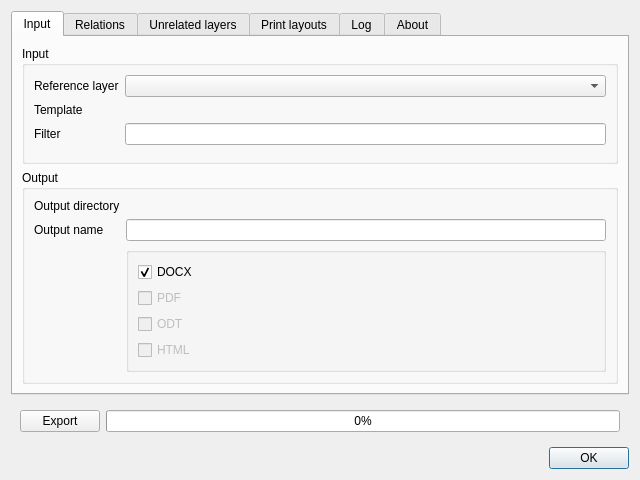
<?xml version="1.0" encoding="UTF-8"?>
<ui version="4.0">
 <class>Dialog</class>
 <widget class="QDialog" name="Dialog">
  <property name="geometry">
   <rect>
    <x>0</x>
    <y>0</y>
    <width>640</width>
    <height>480</height>
   </rect>
  </property>
  <property name="sizePolicy">
   <sizepolicy hsizetype="Preferred" vsizetype="Preferred">
    <horstretch>0</horstretch>
    <verstretch>0</verstretch>
   </sizepolicy>
  </property>
  <property name="minimumSize">
   <size>
    <width>640</width>
    <height>480</height>
   </size>
  </property>
  <property name="maximumSize">
   <size>
    <width>658</width>
    <height>527</height>
   </size>
  </property>
  <property name="windowTitle">
   <string>TPF Easy Reports</string>
  </property>
  <property name="windowOpacity">
   <double>1.000000000000000</double>
  </property>
  <layout class="QGridLayout" name="gridLayout">
   <item row="0" column="1">
    <widget class="QTabWidget" name="qtTabWidget">
     <property name="minimumSize">
      <size>
       <width>0</width>
       <height>0</height>
      </size>
     </property>
     <property name="maximumSize">
      <size>
       <width>16777215</width>
       <height>16777215</height>
      </size>
     </property>
     <property name="focusPolicy">
      <enum>Qt::TabFocus</enum>
     </property>
     <property name="autoFillBackground">
      <bool>false</bool>
     </property>
     <property name="tabShape">
      <enum>QTabWidget::Rounded</enum>
     </property>
     <property name="currentIndex">
      <number>0</number>
     </property>
     <widget class="QWidget" name="input">
      <attribute name="title">
       <string>Input</string>
      </attribute>
      <layout class="QVBoxLayout" name="verticalLayout">
       <item>
        <widget class="QGroupBox" name="groupBox_3">
         <property name="title">
          <string>Input</string>
         </property>
         <layout class="QFormLayout" name="formLayout">
          <item row="0" column="0">
           <widget class="QLabel" name="label">
            <property name="text">
             <string>Reference layer</string>
            </property>
           </widget>
          </item>
          <item row="0" column="1">
           <widget class="QComboBox" name="qtInputLayer">
            <property name="editable">
             <bool>false</bool>
            </property>
            <property name="placeholderText">
             <string/>
            </property>
            <property name="duplicatesEnabled">
             <bool>true</bool>
            </property>
           </widget>
          </item>
          <item row="1" column="0">
           <widget class="QLabel" name="label_2">
            <property name="text">
             <string>Template</string>
            </property>
           </widget>
          </item>
          <item row="1" column="1">
           <widget class="QgsFileWidget" name="qtQgsInputTemplate">
            <property name="fileWidgetButtonVisible">
             <bool>true</bool>
            </property>
            <property name="useLink">
             <bool>false</bool>
            </property>
            <property name="fullUrl">
             <bool>false</bool>
            </property>
            <property name="filter">
             <string>*.docx</string>
            </property>
            <property name="options">
             <set>QFileDialog::ReadOnly</set>
            </property>
           </widget>
          </item>
          <item row="2" column="0">
           <widget class="QLabel" name="label_3">
            <property name="text">
             <string>Filter</string>
            </property>
           </widget>
          </item>
          <item row="2" column="1">
           <widget class="QLineEdit" name="qtInputFilter">
            <property name="text">
             <string/>
            </property>
            <property name="clearButtonEnabled">
             <bool>true</bool>
            </property>
           </widget>
          </item>
         </layout>
        </widget>
       </item>
       <item>
        <widget class="QGroupBox" name="groupBox_4">
         <property name="title">
          <string>Output</string>
         </property>
         <layout class="QFormLayout" name="formLayout_2">
          <item row="0" column="0">
           <widget class="QLabel" name="label_4">
            <property name="text">
             <string>Output directory</string>
            </property>
           </widget>
          </item>
          <item row="0" column="1">
           <widget class="QgsFileWidget" name="qtQgsOutputDir">
            <property name="fileWidgetButtonVisible">
             <bool>true</bool>
            </property>
            <property name="useLink">
             <bool>false</bool>
            </property>
            <property name="fullUrl">
             <bool>false</bool>
            </property>
            <property name="dialogTitle">
             <string/>
            </property>
            <property name="storageMode">
             <enum>QgsFileWidget::GetDirectory</enum>
            </property>
           </widget>
          </item>
          <item row="2" column="1">
           <widget class="QGroupBox" name="groupBox_8">
            <property name="title">
             <string/>
            </property>
            <layout class="QVBoxLayout" name="verticalLayout_2">
             <item>
              <widget class="QCheckBox" name="qtOutputDocx">
               <property name="text">
                <string>DOCX</string>
               </property>
               <property name="checked">
                <bool>true</bool>
               </property>
              </widget>
             </item>
             <item>
              <widget class="QCheckBox" name="qtOutputPdf">
               <property name="enabled">
                <bool>false</bool>
               </property>
               <property name="text">
                <string>PDF</string>
               </property>
               <property name="checkable">
                <bool>true</bool>
               </property>
              </widget>
             </item>
             <item>
              <widget class="QCheckBox" name="qtOutputOdt">
               <property name="enabled">
                <bool>false</bool>
               </property>
               <property name="text">
                <string>ODT</string>
               </property>
              </widget>
             </item>
             <item>
              <widget class="QCheckBox" name="qtOutputHtml">
               <property name="enabled">
                <bool>false</bool>
               </property>
               <property name="text">
                <string>HTML</string>
               </property>
              </widget>
             </item>
            </layout>
           </widget>
          </item>
          <item row="1" column="1">
           <widget class="QLineEdit" name="qtOutputName"/>
          </item>
          <item row="1" column="0">
           <widget class="QLabel" name="label_7">
            <property name="text">
             <string>Output name</string>
            </property>
           </widget>
          </item>
         </layout>
        </widget>
       </item>
      </layout>
     </widget>
     <widget class="QWidget" name="relations">
      <attribute name="title">
       <string>Relations</string>
      </attribute>
      <layout class="QGridLayout" name="gridLayout_2">
       <item row="0" column="0">
        <widget class="QGroupBox" name="groupBox">
         <property name="enabled">
          <bool>true</bool>
         </property>
         <property name="title">
          <string>Layer is parent of</string>
         </property>
         <property name="checkable">
          <bool>false</bool>
         </property>
         <property name="checked">
          <bool>false</bool>
         </property>
         <layout class="QGridLayout" name="gridLayout_3">
          <item row="0" column="0">
           <widget class="QListWidget" name="qtParentList">
            <property name="selectionMode">
             <enum>QAbstractItemView::ExtendedSelection</enum>
            </property>
           </widget>
          </item>
         </layout>
        </widget>
       </item>
       <item row="0" column="1">
        <widget class="QGroupBox" name="groupBox_2">
         <property name="title">
          <string>Layer is child of</string>
         </property>
         <layout class="QGridLayout" name="gridLayout_4">
          <item row="0" column="0">
           <widget class="QListWidget" name="qtChildList">
            <property name="selectionMode">
             <enum>QAbstractItemView::ExtendedSelection</enum>
            </property>
           </widget>
          </item>
         </layout>
        </widget>
       </item>
      </layout>
     </widget>
     <widget class="QWidget" name="unrelated">
      <attribute name="title">
       <string>Unrelated layers</string>
      </attribute>
      <layout class="QGridLayout" name="gridLayout_11">
       <item row="0" column="0" rowspan="2">
        <widget class="QGroupBox" name="groupBox_5">
         <property name="title">
          <string>Unrelated vector/table layers</string>
         </property>
         <layout class="QGridLayout" name="gridLayout_8">
          <item row="0" column="0">
           <widget class="QListWidget" name="qtListUnrelatedVector">
            <property name="selectionMode">
             <enum>QAbstractItemView::ExtendedSelection</enum>
            </property>
           </widget>
          </item>
         </layout>
        </widget>
       </item>
       <item row="0" column="1">
        <widget class="QGroupBox" name="groupBox_7">
         <property name="title">
          <string>Unrelated raster layers</string>
         </property>
         <layout class="QGridLayout" name="gridLayout_5">
          <item row="0" column="0">
           <widget class="QListWidget" name="qtListUnrelatedRaster">
            <property name="selectionMode">
             <enum>QAbstractItemView::ExtendedSelection</enum>
            </property>
           </widget>
          </item>
         </layout>
        </widget>
       </item>
      </layout>
     </widget>
     <widget class="QWidget" name="layouts">
      <attribute name="title">
       <string>Print layouts</string>
      </attribute>
      <layout class="QGridLayout" name="gridLayout_6">
       <item row="0" column="0">
        <widget class="QGroupBox" name="groupBox_6">
         <property name="title">
          <string>Print layouts</string>
         </property>
         <layout class="QGridLayout" name="gridLayout_7">
          <item row="0" column="0">
           <widget class="QListWidget" name="qtListPrintLayouts">
            <property name="selectionMode">
             <enum>QAbstractItemView::ExtendedSelection</enum>
            </property>
           </widget>
          </item>
         </layout>
        </widget>
       </item>
      </layout>
     </widget>
     <widget class="QWidget" name="tab_2">
      <attribute name="title">
       <string>Log</string>
      </attribute>
      <layout class="QGridLayout" name="gridLayout_10">
       <item row="0" column="0">
        <widget class="QTextEdit" name="qtLogConsole">
         <property name="readOnly">
          <bool>true</bool>
         </property>
         <property name="textInteractionFlags">
          <set>Qt::LinksAccessibleByMouse|Qt::TextSelectableByKeyboard|Qt::TextSelectableByMouse</set>
         </property>
        </widget>
       </item>
      </layout>
     </widget>
     <widget class="QWidget" name="tab">
      <attribute name="title">
       <string>About</string>
      </attribute>
      <widget class="QLabel" name="label_5">
       <property name="geometry">
        <rect>
         <x>270</x>
         <y>100</y>
         <width>47</width>
         <height>16</height>
        </rect>
       </property>
       <property name="sizePolicy">
        <sizepolicy hsizetype="Preferred" vsizetype="Minimum">
         <horstretch>0</horstretch>
         <verstretch>0</verstretch>
        </sizepolicy>
       </property>
       <property name="text">
        <string>TextLabel</string>
       </property>
       <property name="alignment">
        <set>Qt::AlignBottom|Qt::AlignLeading|Qt::AlignLeft</set>
       </property>
       <property name="wordWrap">
        <bool>true</bool>
       </property>
      </widget>
      <widget class="QLabel" name="label_6">
       <property name="geometry">
        <rect>
         <x>240</x>
         <y>150</y>
         <width>363</width>
         <height>65</height>
        </rect>
       </property>
       <property name="sizePolicy">
        <sizepolicy hsizetype="Preferred" vsizetype="Minimum">
         <horstretch>0</horstretch>
         <verstretch>0</verstretch>
        </sizepolicy>
       </property>
       <property name="text">
        <string>]aaaccccccccccccccccccccccccccccc ccccccccccccccccccccccccccccccccccc aaaaaaaaaaaaaaaaaaaaaaaa aaaaaaaaaaaaaaaaaaaaaaaaaaaaaaaaaaaaaaaaaaa bbbbbbbbbbbbbbbbb bbbbbbbbbbbbbbbbbbbbb bbbbbbbbbb bbbbbbbbbbbbbbbbbbbbbbbbbbbbbbbbbbbbbbbb bbbbbbaa aaaaaaa</string>
       </property>
       <property name="alignment">
        <set>Qt::AlignLeading|Qt::AlignLeft|Qt::AlignTop</set>
       </property>
       <property name="wordWrap">
        <bool>true</bool>
       </property>
      </widget>
      <widget class="QLabel" name="qtAboutLogo">
       <property name="geometry">
        <rect>
         <x>30</x>
         <y>60</y>
         <width>200</width>
         <height>200</height>
        </rect>
       </property>
       <property name="sizePolicy">
        <sizepolicy hsizetype="Expanding" vsizetype="Expanding">
         <horstretch>0</horstretch>
         <verstretch>0</verstretch>
        </sizepolicy>
       </property>
       <property name="minimumSize">
        <size>
         <width>200</width>
         <height>200</height>
        </size>
       </property>
       <property name="text">
        <string>Quando resolver o problema do resources.ui, a logo vai estar aqui!</string>
       </property>
       <property name="wordWrap">
        <bool>true</bool>
       </property>
      </widget>
     </widget>
    </widget>
   </item>
   <item row="1" column="1">
    <widget class="QWidget" name="widget" native="true">
     <property name="minimumSize">
      <size>
       <width>0</width>
       <height>0</height>
      </size>
     </property>
     <layout class="QFormLayout" name="formLayout_3">
      <item row="1" column="0">
       <widget class="QPushButton" name="qtExportReports">
        <property name="text">
         <string>Export</string>
        </property>
        <property name="shortcut">
         <string>E</string>
        </property>
        <property name="checkable">
         <bool>false</bool>
        </property>
       </widget>
      </item>
      <item row="1" column="1">
       <widget class="QProgressBar" name="qtProgressBar">
        <property name="maximum">
         <number>1000</number>
        </property>
        <property name="value">
         <number>0</number>
        </property>
       </widget>
      </item>
     </layout>
    </widget>
   </item>
   <item row="4" column="1">
    <widget class="QDialogButtonBox" name="buttonBox">
     <property name="orientation">
      <enum>Qt::Horizontal</enum>
     </property>
     <property name="standardButtons">
      <set>QDialogButtonBox::Ok</set>
     </property>
    </widget>
   </item>
  </layout>
 </widget>
 <customwidgets>
  <customwidget>
   <class>QgsFileWidget</class>
   <extends>QWidget</extends>
   <header>qgsfilewidget.h</header>
  </customwidget>
 </customwidgets>
 <resources/>
 <connections>
  <connection>
   <sender>buttonBox</sender>
   <signal>accepted()</signal>
   <receiver>Dialog</receiver>
   <slot>accept()</slot>
   <hints>
    <hint type="sourcelabel">
     <x>248</x>
     <y>254</y>
    </hint>
    <hint type="destinationlabel">
     <x>157</x>
     <y>274</y>
    </hint>
   </hints>
  </connection>
  <connection>
   <sender>buttonBox</sender>
   <signal>rejected()</signal>
   <receiver>Dialog</receiver>
   <slot>reject()</slot>
   <hints>
    <hint type="sourcelabel">
     <x>316</x>
     <y>260</y>
    </hint>
    <hint type="destinationlabel">
     <x>286</x>
     <y>274</y>
    </hint>
   </hints>
  </connection>
 </connections>
</ui>
